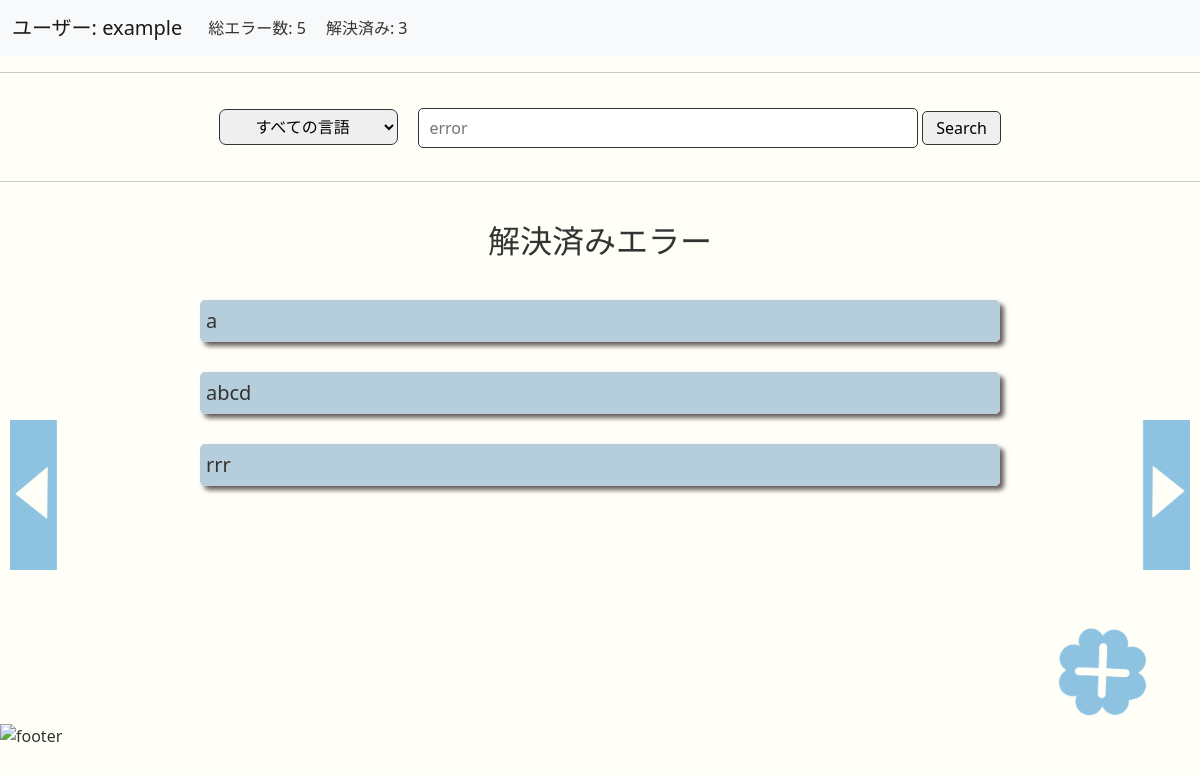
The app's page /solved (signed in) with its own data.
### tables this page shows
CREATE TABLE 'errors' (error_id  INTEGER PRIMARY KEY, language TEXT, message TEXT, explain TEXT, solved TEXT, public TEXT NOT NULL, before_day TIMESTAMP DEFAULT(DATETIME('now','localtime')), after_day TIMESTAMP DEFAULT(DATETIME('now','localtime')), 'username'  TEXT NOT NULL  );

### app.py (the view, shortened to what this page needs)
@app.route("/solved", methods=["GET", "POST"])
@login_required
def display_solved():
    errors_sum = db.execute("SELECT COUNT(error_id) FROM errors WHERE username=?", session["user_id"])
    errors_sum = errors_sum[0]['COUNT(error_id)']
    solved_sum = db.execute("SELECT COUNT(error_id) FROM errors WHERE username=? AND public LIKE '解決'", session["user_id"])
    solved_sum = solved_sum[0]['COUNT(error_id)']
    if solved_sum < 2:
        footer = Markup('<footer><img src="./static/images/level1.png" alt="footer" class = "footer2"></footer>')
        icon = Markup('<a href="/record"><img src="./static/images/icon_1.png" alt="icon" class = "level_icon clover buttom_up" title="追加"></a>')
        right = Markup('<a href="/unsolved"><img src="./static/images/side_1.png" alt="icon" class = "level_move_right" buttom_up" title="未解決エラー"></a>')
        left = Markup('<a href="/timeline"><img src="./static/images/side_left1.png" alt="icon" class = "level_move_left buttom_up" title="共有エラー"></a>')
    elif solved_sum < 4:
        footer = Markup('<footer><img src="./static/images/level3.png" alt="footer" class = "footer2"></footer>')
        icon = Markup('<a href="/record"><img src="./static/images/icon_3.png" alt="icon" class = "level_icon clover buttom_up" title="追加"></a>')
        right = Markup('<a href="/unsolved"><img src="./static/images/side_3.png" alt="icon" class = "level_move_right buttom_up" title="未解決エラー"></a>')
        left = Markup('<a href="/timeline"><img src="./static/images/side_left3.png" alt="icon" class = "level_move_left buttom_up" title="共有エラー"></a>')
    if request.method == "GET":
        solved_errors = db.execute("SELECT * FROM errors WHERE public LIKE '解決' AND username=?", session["user_id"])
        return render_template("solved.html", solved_errors=solved_errors, languages=LANGUAGES, errors_sum=errors_sum,
                                solved_sum=solved_sum, username=session["user_id"], footer=footer, icon=icon, right=right, left=left)

### helpers.py (called while the page is built)
def login_required(f):
    @wraps(f)
    def decorated_function(*args, **kwargs):
        if session.get("user_id") is None:
            return redirect("/login")
        return f(*args, **kwargs)
    return decorated_function

### templates/solved.html (shortened to what this page needs)
{% extends "base.html" %}
{% block body %}
    <nav class="navbar navbar-expand-lg navbar-light bg-light">
        <div class="container-fluid">
            <div class="navbar-brand">ユーザー: {{ username }}</div>
            <div class="collapse navbar-collapse" id="navbarNavDropdown">
                <ul class="navbar-nav">
                    <li class="nav-item profile">総エラー数: {{ errors_sum }} </li>
                    <li class="nav-item profile">解決済み: {{ solved_sum }} </li>
                </ul>
            </div>
        </div>
    </nav>
    <hr>
    <form action="/solved" method="POST">
        <div class="back_black wrap2">
                <select name="language" class="select_box">
                        <option selected>すべての言語</option>
                </select>
                <div>
                    <input class="search_box" type="search" placeholder="  error" aria-label="Search" name="search">
                    <button class="search_button" type="submit">Search</button>
                </div>
        </div>
    </form>
    <hr>
<div class="contents fadeUp">
    <h2>解決済みエラー</h2>
    {% for solved_error in solved_errors %}
    <details>
        {% if solved_sum < 2 %}
        <summary class="error_level1 font_size">{{ solved_error.message }}</summary>
        {% elif solved_sum < 3 %}
        <summary class="error_level2 font_size">{{ solved_error.message }}</summary>
        {% elif solved_sum < 4 %}
        <summary class="error_level3 font_size">{{ solved_error.message }}</summary>
        {% elif solved_sum < 5 %}
        <summary class="error_level4 font_size">{{ solved_error.message }}</summary>
        {% else %}
        <summary class="error_level5 font_size">{{ solved_error.message }}</summary>
        {% endif %}
    </details>
    {% endfor %}
</div>
{{ left | safe }}
{{ right | safe }}
{{ footer | safe }}
{{ icon | safe }}
{% endblock %}

### static/css/styles.css (style rules this page uses)
body { background-color: #fffff8; color: #333333; }
h2 { text-align:center; margin:40px; }
a { margin:auto; color: #333; text-decoration: none; }
.footer2 { width: 100%; object-fit: cover; top:auto; bottom: 0; }
.level_icon { height:95px; position:fixed; right:50px; bottom:80px; }
.level_move_right { height:150px; position:fixed; right:10px; bottom:230px; }
.level_move_left { height:150px; position:fixed; left:10px; bottom:230px; }
.search_box { width:500px; height:40px; background-color:#fff; border-radius:5px; border:solid 1px #333; }
.search_button { margin-top :12px; padding: 4px 13px; border-radius:5px; border: solid 1px #333; }
.contents { min-height: 500px; }
details { width: 800px; box-shadow: 4px 4px 5px rgb(100,90,90); margin: 30px auto; border-radius: 5px; }
details > summary { padding: 6px; width: auto; height: auto; justify-content: center; font-size: 20px; border-radius: 5px; border: none; cursor: pointer; list-style: none; }
.error_level3 { background-color:rgb(182, 206, 220); color: #333; }
.back_black { padding:10px; }
.wrap2 { display: flex; flex-wrap: wrap; justify-content: center; }
.select_box { border: solid 1px #333; padding:5px; margin: 10px 20px; border-radius: 7px; text-align: center; }
.profile { margin-right: 10px; margin-left: 10px; }
.fadeUp { animation-name:fadeUpAnime; animation-duration:0.5s; animation-fill-mode:forwards; opacity:0; }

### records on screen
errors: message "a"
errors: message "abcd"
errors: message "rrr"

### other values on screen
{{ username }} "example"
{{ errors_sum }} "5"
{{ solved_sum }} "3"
